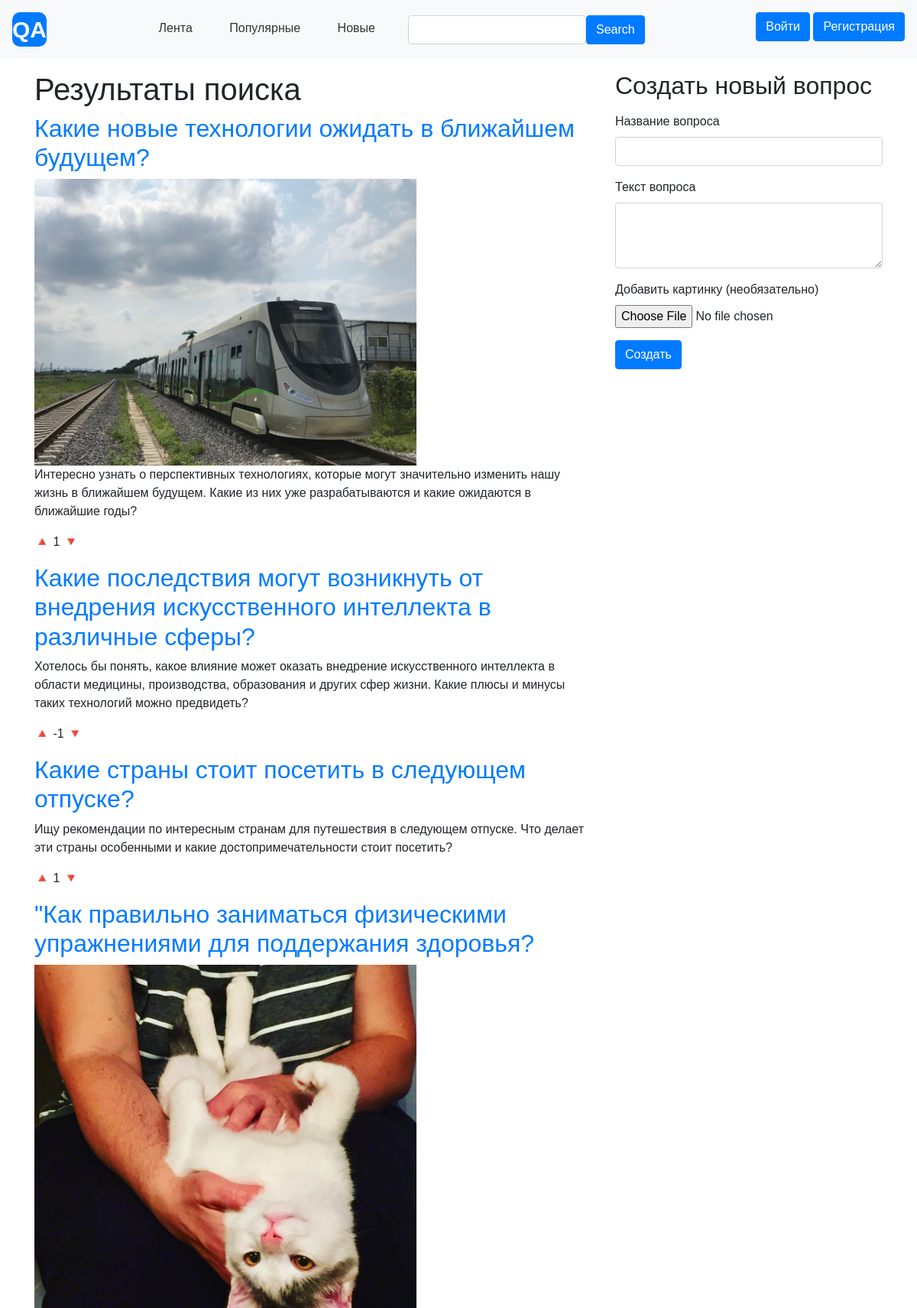
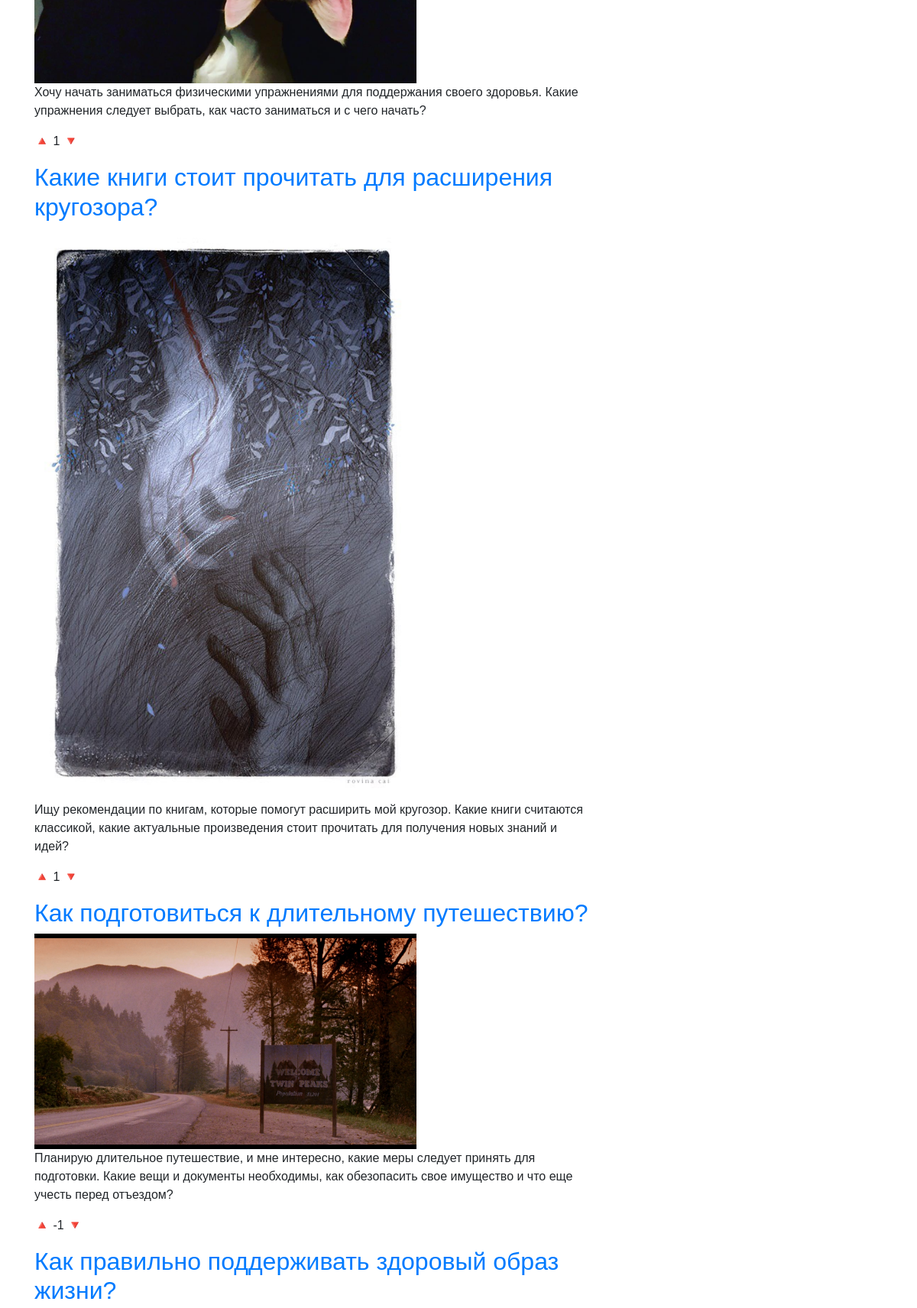
/qa_app/search/ (upper part), run on the app's committed database (2 pictures, top to bottom).
### qa_app/models.py (models this page shows, shortened)
class Question(models.Model):
    author = models.ForeignKey(User, on_delete=models.CASCADE, default=None)
    title = models.CharField(max_length=200, default=None)
    text = models.TextField()
    image = models.ImageField(upload_to='images/', null=True, blank=True)
    pub_date = models.DateTimeField(auto_now_add=True)
    categories = models.ManyToManyField(Category, blank=True)
    history = HistoricalRecords()
    is_closed = models.BooleanField(default=False)
    def get_rating(self):
        ratings = QuestionRating.objects.filter(question=self)
        return sum(rating.rating for rating in ratings)

class QuestionRating(models.Model):
    user = models.ForeignKey(User, on_delete=models.CASCADE)
    question = models.ForeignKey(Question, on_delete=models.CASCADE)
    rating = models.IntegerField()

### qa_app/views.py (the view)
# urls.py: path('search/', views.search, name='search'),
def search(request):
	query = request.GET.get('query', '')
	results = Question.objects.filter(title__icontains=query)
	if request.method == 'POST' and request.user.is_authenticated:
		form = QuestionForm(request.POST, request.FILES)
		if form.is_valid():
			question = form.save(commit=False)
			question.author = request.user
			question.save()
			return redirect('question_detail', question.id)
	else:
		form = QuestionForm()
	return render(request, 'search_results.html', {'results': results})

### qa_app/services.py (called while the page is built)
def log_visit(request):
    if request.path not in ['/admin', '/auth', '/login']:
        visit_data = {
            'user': request.user.pk,
            'url': request.build_absolute_uri(),
            'query_params': json.dumps(request.GET),
            'method': request.method,
            'user_agent': request.headers.get('User-Agent', ''),
        }
        r.lpush('page_visits', json.dumps(visit_data))

### qa_app/templates/search_results.html (shortened to what this page needs)
{% extends 'base.html' %}
{% block content %}
    <h1>Результаты поиска</h1>
    {% if results %}
        {% for question in results %}
            <div>
                <h2><a href="{% url 'question_detail' question.id %}">{{ question.title }}</a></h2>
                {% if question.image %}
                    <img style="max-width: 500px" src="{{ question.image.url }}">
                {% endif %}
                <p>{{ question.text }}</p>
                <div class="votes">
                    <a href="{% url 'upvote_question' question.id %}">🔺</a>
                    <span>{{ question.get_rating }}</span>
                    <a href="{% url 'downvote_question' question.id %}">🔻</a>
                </div>
            </div>
        {% endfor %}
    {% else %}
        <p>По вашему запросу ничего не найдено.</p>
    {% endif %}
{% endblock %}

### qa_app/static/css/style.css (style rules this page uses)
body { font-family: Arial, sans-serif; }

### data on the page
Question: title "Какие новые технологии ожидать в ближайшем будущем?", image (picture), text "Интересно узнать о перспективных технологиях, которые могут значительно изменить нашу жизнь в ближайшем будущем. Какие из них уже разрабатываются и какие ожидаются в ближайшие годы?", get_rating "1"
Question: title "Какие последствия могут возникнуть от внедрения искусственного интеллекта в различные сферы?", text "Хотелось бы понять, какое влияние может оказать внедрение искусственного интеллекта в области медицины, производства, образования и других сфер жизни. Какие плюсы и минусы таких технологий можно предвидеть?", get_rating "-1"
Question: title "Какие страны стоит посетить в следующем отпуске?", text "Ищу рекомендации по интересным странам для путешествия в следующем отпуске. Что делает эти страны особенными и какие достопримечательности стоит посетить?", get_rating "1"
Question: title "\"Как правильно заниматься физическими упражнениями для поддержания здоровья?", image (picture), text "Хочу начать заниматься физическими упражнениями для поддержания своего здоровья. Какие упражнения следует выбрать, как часто заниматься и с чего начать?", get_rating "1"
Question: title "Какие книги стоит прочитать для расширения кругозора?", image (picture), text "Ищу рекомендации по книгам, которые помогут расширить мой кругозор. Какие книги считаются классикой, какие актуальные произведения стоит прочитать для получения новых знаний и идей?", get_rating "1"
Question: title "Как подготовиться к длительному путешествию?", image (picture), text "Планирую длительное путешествие, и мне интересно, какие меры следует принять для подготовки. Какие вещи и документы необходимы, как обезопасить свое имущество и что еще учесть перед отъездом?", get_rating "-1"
Question: title "Как правильно поддерживать здоровый образ жизни?"
